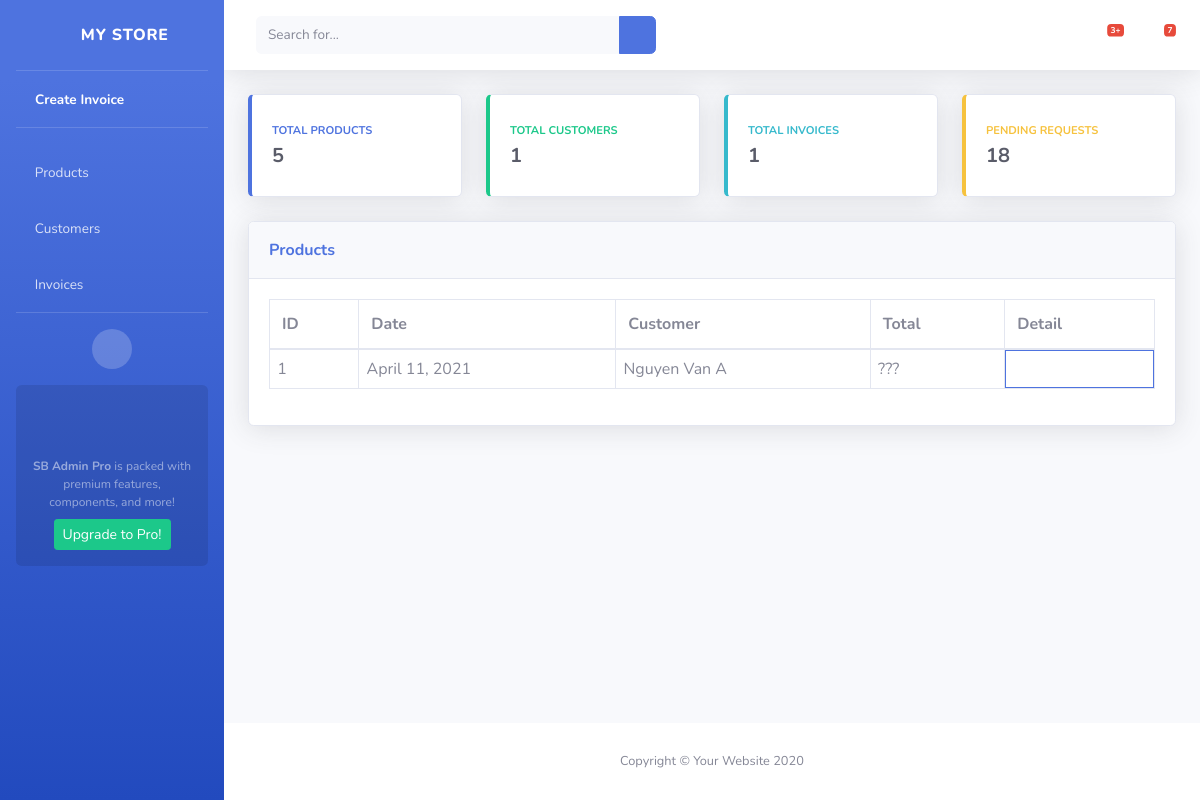
The app's page /view_invoice/, older data.
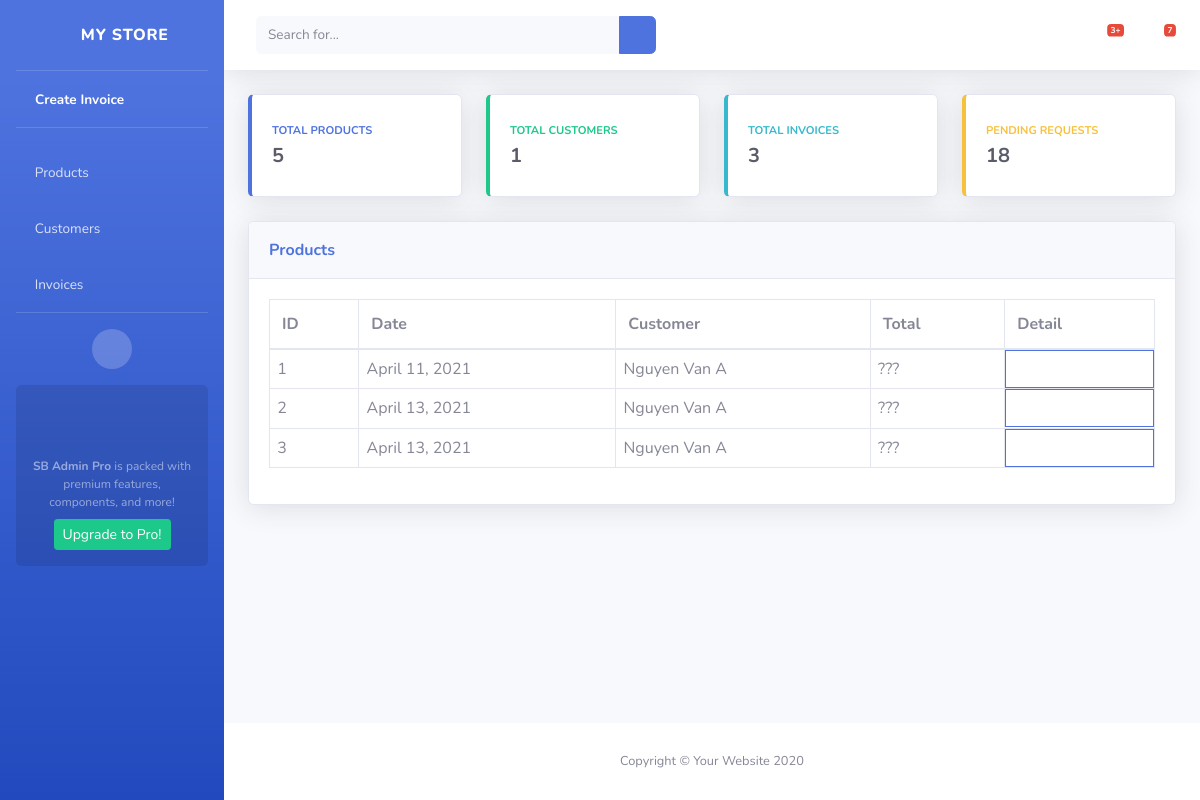
The same page, newer data.
### invoice/models.py (models this page shows, shortened)
class Invoice(models.Model):
    date = models.DateField()
    customer = models.ForeignKey(Customer, on_delete=models.SET_NULL, blank=True, null=True)

class Customer(models.Model):
    GENDER_CHOICES = (
        ('Male', 'Male'),
        ('Female', 'Female'),
        ('Others', 'Others'),
    )
    customer_name = models.CharField(max_length=255)
    customer_gender = models.CharField(max_length=50, choices=GENDER_CHOICES)
    customer_dob = models.DateField()
    customer_points = models.IntegerField()
    def __str__(self):
        return str(self.customer_name)

### invoice/views.py (the view)
# urls.py: path('view_invoice/', views.view_invoice, name='view_invoice'),
def view_invoice(request):
    total_product = Product.objects.count()
    total_customer = Customer.objects.count()
    total_invoice = Invoice.objects.count()
    invoice = Invoice.objects.all()
    context = {
        'total_product': total_product,
        'total_customer': total_customer,
        'total_invoice': total_invoice,
        'invoice': invoice,
    }
    return render(request, 'invoice/view_invoice.html', context)

### invoice/templates/invoice/view_invoice.html
{% extends "invoice/base/base.html" %}
{% block content %}
<div class="row">
    <div class="col-xl-12 col-lg-7">
        <div class="card shadow mb-4">
            <div class="card-header py-3 d-flex flex-row align-items-center justify-content-between">
                <label class="m-0 font-weight-bold text-primary">Products</label>
            </div>
            <div class="card-body">
                <div class="table-responsive">
                    <table class="table table-bordered" id="dataTable" width="100%" cellspacing="0">
                        <thead>
                            <tr>
                                <th>ID</th>
                                <th>Date</th>
                                <th>Customer</th>
                                <th>Total</th>
                                <th>Detail</th>
                            </tr>
                        </thead>
                        <tbody>
                            {% for i in invoice %}
                            <tr>
                                <td style="padding: 0.45em;">
                                    {{i.id}}
                                </td>
                                <td style="padding: 0.45em;">
                                    {{i.date}}
                                </td>
                                <td style="padding: 0.45em;">
                                    {{i.customer}}
                                </td>
                                <td style="padding: 0.45em;">
                                    ???
                                </td>
                                <td style="padding: 0;">
                                    <a href="{% url 'view_invoice_detail' i.id %}" class="btn btn-outline-primary" style="width: 100%; height: 100%; border-radius: 0">
                                        <i class="fas fa-long-arrow-alt-right"></i>
                                    </a>
                                </td>
                            </tr>
                            {% endfor %}
                        </tbody>
                    </table>
                </div>
            </div>
        </div>
    </div>
</div>
{% endblock %}

Row changes from the older to the newer data that the page shows:
added Invoice: id "2", date "April 13, 2021", customer "Nguyen Van A"
added Invoice: id "3", date "April 13, 2021", customer "Nguyen Van A"
Text that changed along with them:
{{ total_invoice }}: "1" → "3"
